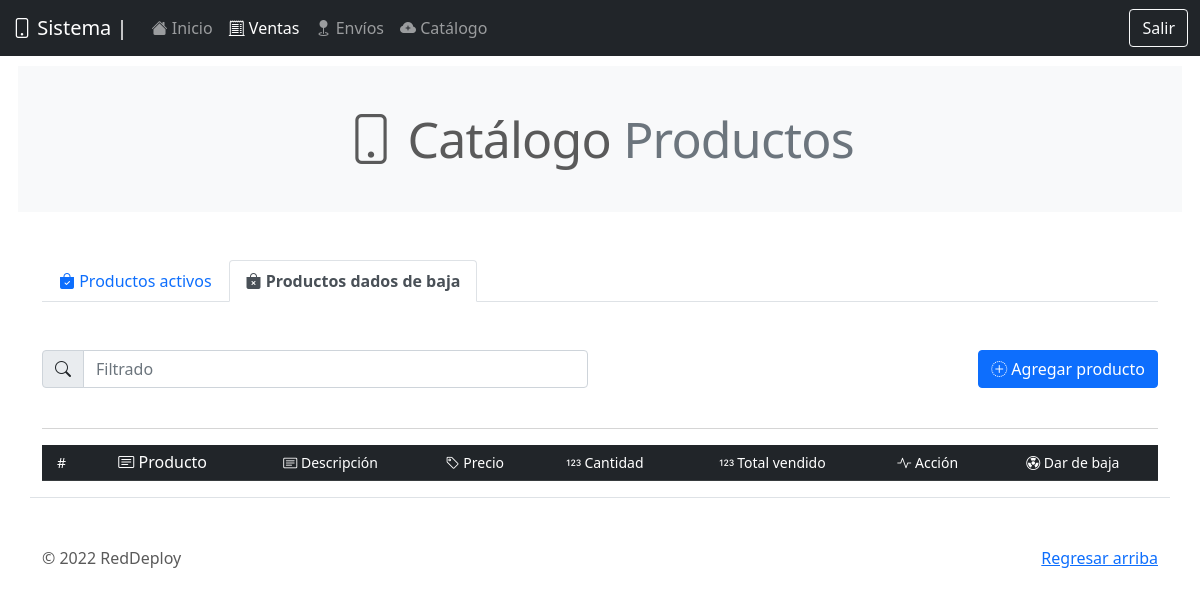
/be_/catalogo_baja.php, run on an earlier commit of the app's database.
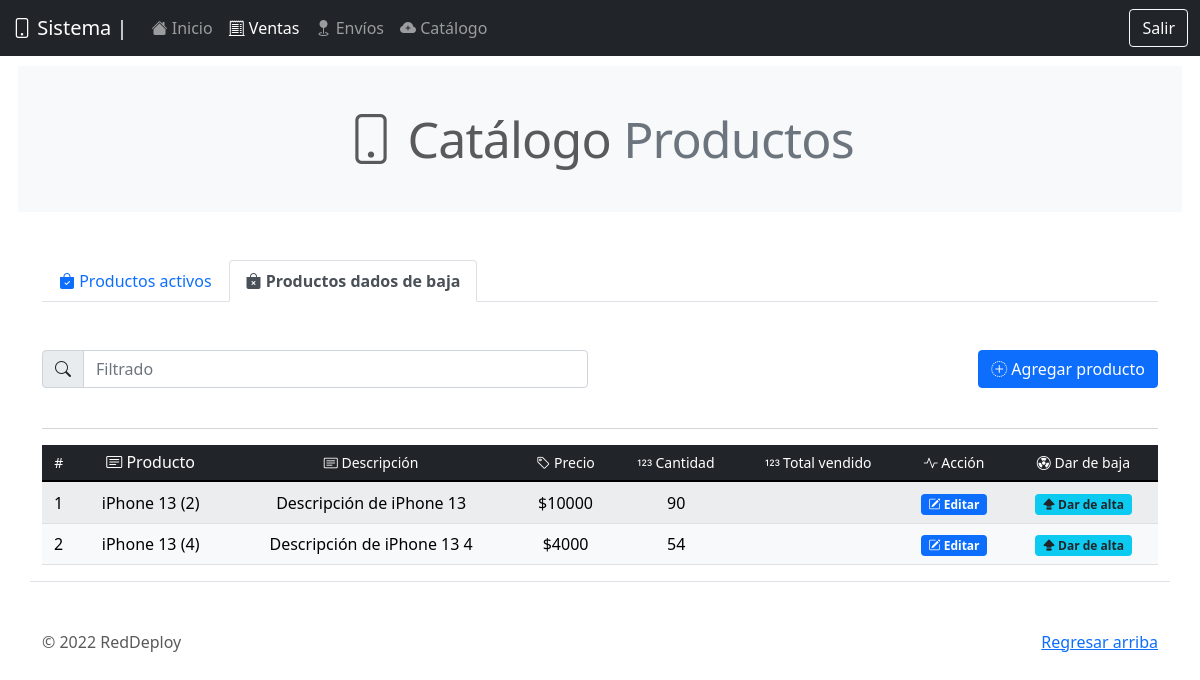
And on a later commit of the database.
### tables this page shows
CREATE TABLE `producto` (
  `id` int(11) NOT NULL,
  `nombre` varchar(100) NOT NULL,
  `descripcion` varchar(170) NOT NULL,
  `precio` int(11) NOT NULL,
  `imagen` varchar(150) NOT NULL,
  `cantidad` int(11) NOT NULL,
  `modelo` int(11) DEFAULT NULL,
  `total_vendido` int(11) DEFAULT NULL,
  `codigo` varchar(50) DEFAULT NULL,
  `catalogo` int(11) DEFAULT NULL,
  `activo` int(11) NOT NULL
);

### query/query_catalogo_backend_baja.php (called while the page is built)
<?php
include('qconn/qc.php');
$sql_catalogo = "SELECT * FROM producto WHERE activo = 0";
$resultado_sql_catalogo= $conn->query($sql_catalogo);
?>

### be_/catalogo_baja.php (the view, shortened to what this page needs)
<!doctype html>
<html lang="en">
  <head>
    <link rel="stylesheet" href="https://cdn.jsdelivr.net/npm/bootstrap-icons@1.7.2/font/bootstrap-icons.css">
    <link href="../assets/dist/css/bootstrap.min.css" rel="stylesheet">
    <link href="../carousel.css" rel="stylesheet">
  </head>
  <body>
<header>
  <nav class="navbar navbar-expand-md navbar-dark fixed-top bg-dark">
    <div class="container-fluid">
      <a class="navbar-brand" href="#"><i class="bi bi-phone"></i> Sistema |</a>
      <div class="collapse navbar-collapse" id="navbarCollapse">
        <ul class="navbar-nav me-auto mb-2 mb-md-0">
          <li class="nav-item">
           <a class="nav-link" aria-current="page" href="dashboard.php"><i class="bi bi-house-fill"></i> Inicio</a>
          </li>
          <li class="nav-item">
            <a class="nav-link active" href="venta_gral.php"><i class="bi bi-receipt-cutoff"></i> Ventas</a>
          </li>
          <li class="nav-item">
            <a class="nav-link" href="envio.php"><i class="bi bi-geo-fill"></i> Envíos</a>
          </li>
          <li class="nav-item">
            <a class="nav-link" href="envio.php"><i class="bi bi-cloud-plus-fill"></i> Catálogo</a>
          </li>
        </ul>
        <form class="d-flex">
          <a href="prcd/sort.php" class="btn btn-outline-light" type="submit">Salir</a>
        </form>
      </div>
    </div>
  </nav>
</header>
<main>
  <h2 class="mb-5 bg-light p-5 text-center featurette-heading" style="margin:18px;"><i class="bi bi-phone"></i> Catálogo <span class="text-muted">Productos</span></h2>
  <div class="container">
    <ul class="nav nav-tabs">
      <li class="nav-item">
        <a class="nav-link" aria-current="page" href="catalogo.php"><i class="bi bi-bag-check-fill"></i> Productos activos</a>
      </li>
      <li class="nav-item">
        <a class="nav-link active" href="#"><i class="bi bi-bag-x-fill"></i> <strong>Productos dados de baja</strong></a>
      </li>
    </ul>
  </div>
<? include('../query/query_catalogo_backend_baja.php'); ?>
  <div class="container marketing mt-5 border-bottom">
  <div class="row">
    <div class="col">
        <div class="input-group mb-4 w-100">
            <span class="input-group-text" id="basic-addon1"><i class="bi bi-search"></i></span>
            <input type="text" class="form-control" placeholder="Filtrado" aria-label="Filtrado" aria-describedby="basic-addon1" id="myInput">
        </div>
    </div>
    <div class="col">
        <div class="input-group mb-4 justify-content-end">
            <button class="btn btn-primary" data-bs-toggle="modal" data-bs-target="#agregarProducto"><i class="bi bi-plus-circle-dotted"></i> Agregar producto</button>
        </div>
    </div>
  </div>
  <hr>
    <table class="table  table-light table-striped mb-3 table-hover align-middle">
      <thead class="text-center table-dark align-middle">
        <tr>
          <th scope="col" class="h6"><small>#</small></th>
          <th scope="col" class="h6"><small<i class="bi bi-card-text"></i> Producto</small></th>
          <th scope="col" class="h6"><small><i class="bi bi-card-text"></i> Descripción</small></th>
          <th scope="col" class="h6"><small><i class="bi bi-tag"></i> Precio</small></th>
          <th scope="col" class="h6"><small><i class="bi bi-123"></i> Cantidad</small></th>
          <th scope="col" class="h6"><small><i class="bi bi-123"></i> Total vendido</small></th>
          <th scope="col" class="h6"><small><i class="bi bi-activity"></i> Acción</small></th>
          <th scope="col" class="h6"><small><i class="bi bi-radioactive"></i> Dar de baja</small></th>
        </tr>
      </thead>
      <tbody id="myTable">
        <?php
        $x = 0;
          while($row_sql = $resultado_sql_catalogo->fetch_assoc()){
            $x++;
            echo'<tr>';
            echo'<td class="text-center">'.$x.'</td>';
            echo'<td class="text-center">'.$row_sql['nombre'].'</td>';
            echo'<td class="text-center">'.$row_sql['descripcion'].'</td>';
            echo'<td class="text-center">$'.$row_sql['precio'].'</td>';
            echo'<td class="text-center">'.$row_sql['cantidad'].'</td>';
            echo'<td class="text-center">'.$row_sql['total_vendido'].'</td>';
            echo'<td class="text-center"><a href="#" data-bs-toggle="modal" data-bs-target="#exampleModal'.$row_sql['id'].'"><span class="badge bg-primary"><i class="bi bi-pencil-square"></i> Editar</span></a></td>';
            echo'<td class="text-center"><a href="#" data-bs-toggle="modal" data-bs-target="#deleteArticulo'.$row_sql['id'].'"><span class="badge bg-info text-dark"><i class="bi bi-capslock-fill"></i> Dar de alta</span></a></td>';
            echo'</tr>';
          }
        ?>
      </tbody>
    </table>
  </div>
  <footer class="container mt-5">
    <p class="float-end"><a href="#">Regresar arriba</a></p>
    <p>&copy; 2022 RedDeploy</p>
  </footer>
</main>
  </body>
</html>

What changed in the data, as far as the page shows it:
added producto: nombre "iPhone 13 (2)", descripcion "Descripción de iPhone 13", precio "10000", cantidad "90"
added producto: nombre "iPhone 13 (4)", descripcion "Descripción de iPhone 13 4", precio "4000", cantidad "54"
